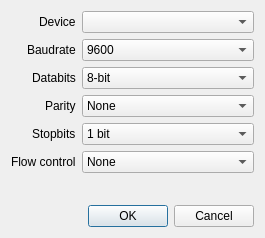
<?xml version="1.0" encoding="UTF-8"?>
<ui version="4.0">
 <class>PreferencesDialog</class>
 <widget class="QDialog" name="PreferencesDialog">
  <property name="geometry">
   <rect>
    <x>0</x>
    <y>0</y>
    <width>265</width>
    <height>238</height>
   </rect>
  </property>
  <property name="windowTitle">
   <string>Dialog</string>
  </property>
  <layout class="QVBoxLayout" name="verticalLayout">
   <item>
    <layout class="QFormLayout" name="formLayout">
     <property name="labelAlignment">
      <set>Qt::AlignmentFlag::AlignRight|Qt::AlignmentFlag::AlignTrailing|Qt::AlignmentFlag::AlignVCenter</set>
     </property>
     <item row="0" column="0">
      <widget class="QLabel" name="label">
       <property name="text">
        <string>Device</string>
       </property>
      </widget>
     </item>
     <item row="0" column="1">
      <widget class="QComboBox" name="deviceComboBox"/>
     </item>
     <item row="1" column="0">
      <widget class="QLabel" name="label_5">
       <property name="text">
        <string>Baudrate</string>
       </property>
      </widget>
     </item>
     <item row="1" column="1">
      <widget class="QComboBox" name="baudrateComboBox">
       <property name="currentText">
        <string>9600</string>
       </property>
       <property name="currentIndex">
        <number>3</number>
       </property>
       <item>
        <property name="text">
         <string>1200</string>
        </property>
       </item>
       <item>
        <property name="text">
         <string>2400</string>
        </property>
       </item>
       <item>
        <property name="text">
         <string>4800</string>
        </property>
       </item>
       <item>
        <property name="text">
         <string>9600</string>
        </property>
       </item>
       <item>
        <property name="text">
         <string>19200</string>
        </property>
       </item>
       <item>
        <property name="text">
         <string>38400</string>
        </property>
       </item>
       <item>
        <property name="text">
         <string>57600</string>
        </property>
       </item>
       <item>
        <property name="text">
         <string>115200</string>
        </property>
       </item>
      </widget>
     </item>
     <item row="2" column="0">
      <widget class="QLabel" name="label_2">
       <property name="text">
        <string>Databits</string>
       </property>
      </widget>
     </item>
     <item row="3" column="0">
      <widget class="QLabel" name="label_3">
       <property name="text">
        <string>Parity</string>
       </property>
      </widget>
     </item>
     <item row="4" column="0">
      <widget class="QLabel" name="label_4">
       <property name="text">
        <string>Stopbits</string>
       </property>
      </widget>
     </item>
     <item row="2" column="1">
      <widget class="QComboBox" name="databitsComboBox">
       <property name="currentIndex">
        <number>0</number>
       </property>
       <item>
        <property name="text">
         <string>8-bit</string>
        </property>
       </item>
       <item>
        <property name="text">
         <string>7-bit</string>
        </property>
       </item>
      </widget>
     </item>
     <item row="3" column="1">
      <widget class="QComboBox" name="parityComboBox">
       <item>
        <property name="text">
         <string>None</string>
        </property>
       </item>
       <item>
        <property name="text">
         <string>Odd</string>
        </property>
       </item>
       <item>
        <property name="text">
         <string>Even</string>
        </property>
       </item>
      </widget>
     </item>
     <item row="4" column="1">
      <widget class="QComboBox" name="stopbitsComboBox">
       <item>
        <property name="text">
         <string>1 bit</string>
        </property>
       </item>
       <item>
        <property name="text">
         <string>2 bits</string>
        </property>
       </item>
      </widget>
     </item>
     <item row="5" column="0">
      <widget class="QLabel" name="label_6">
       <property name="text">
        <string>Flow control</string>
       </property>
      </widget>
     </item>
     <item row="5" column="1">
      <widget class="QComboBox" name="comboBox">
       <item>
        <property name="text">
         <string>None</string>
        </property>
       </item>
       <item>
        <property name="text">
         <string>Hardware (RTS/CTS)</string>
        </property>
       </item>
       <item>
        <property name="text">
         <string>Software (XON/XOFF)</string>
        </property>
       </item>
      </widget>
     </item>
    </layout>
   </item>
   <item>
    <widget class="QDialogButtonBox" name="buttonBox">
     <property name="orientation">
      <enum>Qt::Orientation::Horizontal</enum>
     </property>
     <property name="standardButtons">
      <set>QDialogButtonBox::StandardButton::Cancel|QDialogButtonBox::StandardButton::Ok</set>
     </property>
    </widget>
   </item>
  </layout>
 </widget>
 <resources/>
 <connections>
  <connection>
   <sender>buttonBox</sender>
   <signal>accepted()</signal>
   <receiver>PreferencesDialog</receiver>
   <slot>accept()</slot>
   <hints>
    <hint type="sourcelabel">
     <x>248</x>
     <y>254</y>
    </hint>
    <hint type="destinationlabel">
     <x>157</x>
     <y>274</y>
    </hint>
   </hints>
  </connection>
  <connection>
   <sender>buttonBox</sender>
   <signal>rejected()</signal>
   <receiver>PreferencesDialog</receiver>
   <slot>reject()</slot>
   <hints>
    <hint type="sourcelabel">
     <x>316</x>
     <y>260</y>
    </hint>
    <hint type="destinationlabel">
     <x>286</x>
     <y>274</y>
    </hint>
   </hints>
  </connection>
 </connections>
</ui>
